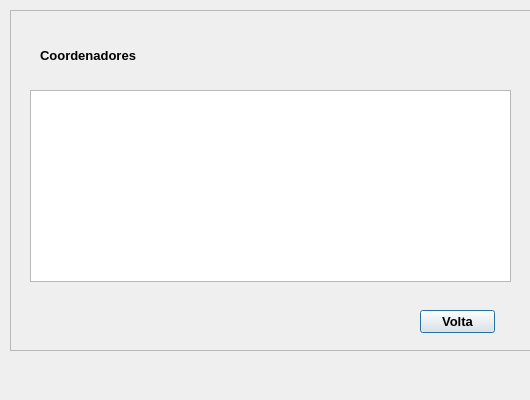
<?xml version="1.0" encoding="UTF-8"?>
<ui version="4.0">
 <class>consulta</class>
 <widget class="QDialog" name="consulta">
  <property name="geometry">
   <rect>
    <x>0</x>
    <y>0</y>
    <width>530</width>
    <height>400</height>
   </rect>
  </property>
  <property name="windowTitle">
   <string>Dialog</string>
  </property>
  <widget class="QFrame" name="frame">
   <property name="geometry">
    <rect>
     <x>10</x>
     <y>10</y>
     <width>631</width>
     <height>341</height>
    </rect>
   </property>
   <property name="font">
    <font>
     <pointsize>10</pointsize>
     <weight>75</weight>
     <bold>true</bold>
    </font>
   </property>
   <property name="frameShape">
    <enum>QFrame::StyledPanel</enum>
   </property>
   <property name="frameShadow">
    <enum>QFrame::Raised</enum>
   </property>
   <widget class="QTableView" name="tbl_coordenadores">
    <property name="geometry">
     <rect>
      <x>20</x>
      <y>80</y>
      <width>481</width>
      <height>192</height>
     </rect>
    </property>
   </widget>
   <widget class="QLabel" name="lb_consulta">
    <property name="geometry">
     <rect>
      <x>30</x>
      <y>30</y>
      <width>121</width>
      <height>31</height>
     </rect>
    </property>
    <property name="text">
     <string>Coordenadores</string>
    </property>
   </widget>
   <widget class="QPushButton" name="btn_volta">
    <property name="geometry">
     <rect>
      <x>410</x>
      <y>300</y>
      <width>75</width>
      <height>23</height>
     </rect>
    </property>
    <property name="text">
     <string>Volta</string>
    </property>
   </widget>
  </widget>
 </widget>
 <resources/>
 <connections/>
</ui>
